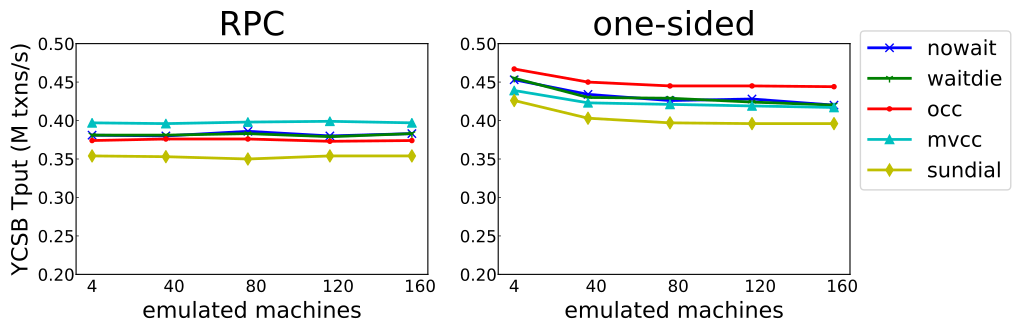

Write the Python code that produced this figure.
# -*- coding: utf-8 -*-
import matplotlib
matplotlib.use("pdf")
matplotlib.rc('pdf', fonttype=42)

import matplotlib.pyplot as plt
import numpy as np
import sys,os
import subprocess
versions = ['rpc','onesided']
# versions = ['rpc','onesided', 'hybrid']
colors=['b','g','r','c','y','m','k','grey']
algs = ['nowait', 'waitdie', 'occ', 'mvcc', 'sundial']
out_path = sys.argv[1]
apps = ['ycsb']
versions = ['rpc','onesided']
version_format = {'rpc':'RPC', 'onesided':'one-sided'}

markers = ['x', '1', '.', '^', 'd', 's']
patterns = [ "","/", "/" , "\\" , "|" , "-" , "+" , "x", "o", "O", ".", "*" ]
qps = [1,10,20,30,40]
# qps = [1,2,3,4,5,6,7,8,9]

def get_tput(filedir):
    tres = 0.0
    res = ""
    if os.path.isfile(filedir):
        res = subprocess.check_output(('awk', '-f', 'tput.awk', filedir))
    else:
        print("no file: " + filedir)
    if res.strip() != "":
        tres = float(res)
    else:
        print("not num: " + filedir)
    return tres

# versions = ['rpc','onesided', 'hybrid']
plt.figure(figsize=(10,3))
for j,appname in enumerate(apps):
    for i, version in enumerate(versions):
        ax = plt.subplot(1,2,j * 2 + i + 1)
        num = [[] for _ in range(len(algs))]
        x_arr = qps
        thepath = out_path
        for which, alg in enumerate(algs):
            for x in range(len(x_arr)):
                fname = thepath + '/qp_' + str(x_arr[x]) + '/drtmh-nocc' + alg + '-' + appname + '-4-' + version + '.log_0'
                num[which].append(round(get_tput(fname),3))
        rects_list=[]
        print(num)
        for x in range(len(algs)):
            rects_list.append(plt.plot(x_arr, num[x], ls='-', c=colors[x], lw=2, marker=markers[x], label=algs[x]))

        objs = [str(x*4) for x in x_arr]
        y_pos = np.arange(len(objs))*10 + 1
        #y_pos = np.arange(len(objs)) + 1

        if j == 0:
            plt.title(version_format[version], fontsize=24, loc='center')
        if i == 0:
            if j == 0:
                plt.ylabel('YCSB Tput (M txns/s)', fontsize=16)
        plt.xlabel('emulated machines', fontsize=16)
        #if i == 0:
        #    plt.xlabel('per-core QPs', fontsize=16)
        #else:
        #    plt.xlabel('per-core per-connection QPs', fontsize=16)
        # plt.title(apps[wl]+'_'+str(server_cnt), fontsize=8, loc='right')
        ax.get_xaxis().set_tick_params(direction='in', width=1, length=0)
        plt.xticks(y_pos, objs, fontsize=12, rotation=0)
        ax.get_yaxis().set_tick_params(direction='in', width=0.5, length=2, pad=1)
        plt.yticks(fontsize=12)
        ax.yaxis.get_offset_text().set_size(2)
        ax.yaxis.set_ticks_position('left')
        plt.ylim(ymin=0.2,ymax=0.5)
    plt.legend(bbox_to_anchor=(1, 1.1),ncol=1, fontsize=15)
    plt.savefig(out_path + '/' + 'qps_scalability' + '.pdf', bbox_inches='tight')
